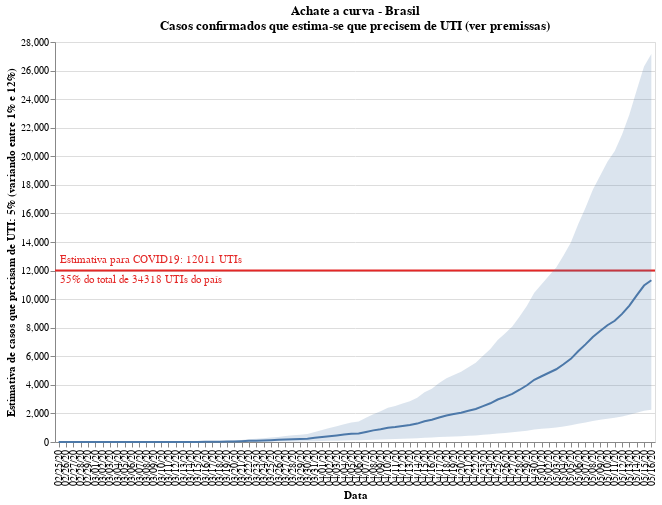

This figure's notebook cell:
### Code cell
#hide_input
selection = alt.selection_single(fields=[STATE_COLUMN], name=' ')
color = alt.condition(selection,
                    alt.Color(STATE_COLUMN+':N', 
                              scale=alt.Scale(scheme='tableau20', reverse=False), legend=None),
                              alt.value('#ffbf79')
                     )

chart = alt.Chart(df).mark_line().encode(
    x=alt.X(DATE_COLUMN+':O', axis=alt.Axis(title=DATE_COLUMN)),
    y=alt.Y(CONFIRMED_CASES+':Q', axis=alt.Axis(
        title=["Estimativa de casos que precisam de UTI: {:.0f}".format(CASES_NEED_ICU*100)+"% (variando entre {:.0f}".format(LOWER_BOUND_ICU_NEED*100)+"% e {:.0f}".format(UPPER_BOUND_ICU_NEED*100)+"%)"])),
    color=color,
    tooltip=[
        DATE_COLUMN, 
        STATE_COLUMN, 
        CONFIRMED_CASES
    ],
    order=alt.Order(
    STATE_COLUMN,
    sort='ascending'
    )
).properties(
    title=[
        "Achate a curva - Brasil",
        "Casos confirmados que estima-se que precisem de UTI (ver premissas)"
        
    ]
).add_selection(
    selection
)

shades = alt.Chart(df).mark_area().encode(
    x=DATE_COLUMN+':O',
    y=LOWER_BOUND_ICU_NEED_STR+":Q",
    y2=UPPER_BOUND_ICU_NEED_STR+':Q',
    opacity = alt.condition(selection, alt.value(0.2), alt.value(0.5))
)

x1line = alt.Chart(pd.DataFrame({'y': [TOTAL_AVAILABLE_ICU]})).mark_rule(color='#e42726', strokeWidth=2).encode(
    y='y:Q'
)
text1 = x1line.mark_text(align='left', x=5, dy=-10, color='#e42726', strokeWidth=1).encode(
    text=alt.value("Estimativa para COVID19: "+"{:.0f}".format(TOTAL_AVAILABLE_ICU)+" UTIs")
)
text2 = x1line.mark_text(align='left', x=5, dy=10, color='#e42726', strokeWidth=1).encode(
    text=alt.value("{:.0f}".format(AVAILABLE_PERCENTAGE_ICU*100)+"% do total de "+"{:.0f}".format(TOTAL_ICU)+" UTIs do país")   
)

legend = alt.Chart(df).mark_point().encode(
    y=alt.Y(STATE_COLUMN+':N', axis=alt.Axis(orient='right')),
    color=color
).add_selection(
    selection
)

plot = chart.properties(width=CHART_WIDTH, height=CHART_HEIGHT) + x1line + text1 + text2 + shades
plot

### Figure 1 — Vega-Lite specification as saved in the notebook (floating-point values rounded to 4 significant figures)
{"config": {"view": {"continuousWidth": 400, "continuousHeight": 300}}, "layer": [{"data": {"name": "data-08774917c2f75e0447a16f216e467982"}, "mark": "line", "encoding": {"color": {"condition": {"type": "nominal", "field": "Estado", "legend": null, "scale": {"reverse": false, "scheme": "tableau20"}, "selection": " "}, "value": "#ffbf79"}, "order": {"type": "nominal", "field": "Estado", "sort": "ascending"}, "tooltip": [{"type": "nominal", "field": "Data"}, {"type": "nominal", "field": "Estado"}, {"type": "quantitative", "field": "Casos confirmados"}], "x": {"type": "ordinal", "axis": {"title": "Data"}, "field": "Data"}, "y": {"type": "quantitative", "axis": {"title": ["Estimativa de casos que precisam de UTI: 5% (variando entre 1% e 12%)"]}, "field": "Casos confirmados"}}, "height": 400, "selection": {" ": {"type": "single", "fields": ["Estado"]}}, "title": ["Achate a curva - Brasil", "Casos confirmados que estima-se que precisem de UTI (ver premissas)"], "width": 600}, {"data": {"name": "data-6e2bfc7222dcf4cfb1cce24f29e45988"}, "mark": {"type": "rule", "color": "#e42726", "strokeWidth": 2}, "encoding": {"y": {"type": "quantitative", "field": "y"}}}, {"data": {"name": "data-6e2bfc7222dcf4cfb1cce24f29e45988"}, "mark": {"type": "text", "align": "left", "color": "#e42726", "dy": -10, "strokeWidth": 1, "x": 5}, "encoding": {"text": {"value": "Estimativa para COVID19: 12011 UTIs"}, "y": {"type": "quantitative", "field": "y"}}}, {"data": {"name": "data-6e2bfc7222dcf4cfb1cce24f29e45988"}, "mark": {"type": "text", "align": "left", "color": "#e42726", "dy": 10, "strokeWidth": 1, "x": 5}, "encoding": {"text": {"value": "35% do total de 34318 UTIs do país"}, "y": {"type": "quantitative", "field": "y"}}}, {"data": {"name": "data-08774917c2f75e0447a16f216e467982"}, "mark": "area", "encoding": {"opacity": {"condition": {"value": 0.2, "selection": " "}, "value": 0.5}, "x": {"type": "ordinal", "field": "Data"}, "y": {"type": "quantitative", "field": "Limite inferior de necessidade de UTI"}, "y2": {"field": "Limite superior de necessidade de UTI"}}}], "$schema": "https://vega.github.io/schema/vega-lite/v4.8.1.json", "datasets": {"data-08774917c2f75e0447a16f216e467982": [{"Estado": "Total", "Data": "02/25/20", "Casos confirmados": 0.0, "Limite superior de necessidade de UTI": 0.0, "Limite inferior de necessidade de UTI": 0.0}, {"Estado": "Total", "Data": "02/26/20", "Casos confirmados": 0.0, "Limite superior de necessidade de UTI": 0.0, "Limite inferior de necessidade de UTI": 0.0}, {"Estado": "Total", "Data": "02/27/20", "Casos confirmados": 0.0, "Limite superior de necessidade de UTI": 0.0, "Limite inferior de necessidade de UTI": 0.0}, {"Estado": "Total", "Data": "02/28/20", "Casos confirmados": 0.0, "Limite superior de necessidade de UTI": 0.0, "Limite inferior de necessidade de UTI": 0.0}, {"Estado": "Total", "Data": "02/29/20", "Casos confirmados": 0.0, "Limite superior de necessidade de UTI": 0.0, "Limite inferior de necessidade de UTI": 0.0}, {"Estado": "Total", "Data": "03/01/20", "Casos confirmados": 0.0, "Limite superior de necessidade de UTI": 0.0, "Limite inferior de necessidade de UTI": 0.0}, {"Estado": "Total", "Data": "03/02/20", "Casos confirmados": 0.0, "Limite superior de necessidade de UTI": 0.0, "Limite inferior de necessidade de UTI": 0.0}, {"Estado": "Total", "Data": "03/03/20", "Casos confirmados": 0.0, "Limite superior de necessidade de UTI": 0.0, "Limite inferior de necessidade de UTI": 0.0}, {"Estado": "Total", "Data": "03/04/20", "Casos confirmados": 0.0, "Limite superior de necessidade de UTI": 0.0, "Limite inferior de necessidade de UTI": 0.0}, {"Estado": "Total", "Data": "03/05/20", "Casos confirmados": 0.0, "Limite superior de necessidade de UTI": 1.0, "Limite inferior de necessidade de UTI": 0.0}, {"Estado": "Total", "Data": "03/06/20", "Casos confirmados": 1.0, "Limite superior de necessidade de UTI": 2.0, "Limite inferior de necessidade de UTI": 0.0}, {"Estado": "Total", "Data": "03/07/20", "Casos confirmados": 1.0, "Limite superior de necessidade de UTI": 2.0, "Limite inferior de necessidade de UTI": 0.0}, {"Estado": "Total", "Data": "03/08/20", "Casos confirmados": 1.0, "Limite superior de necessidade de UTI": 3.0, "Limite inferior de necessidade de UTI": 0.0}, {"Estado": "Total", "Data": "03/09/20", "Casos confirmados": 1.0, "Limite superior de necessidade de UTI": 3.0, "Limite inferior de necessidade de UTI": 0.0}, {"Estado": "Total", "Data": "03/10/20", "Casos confirmados": 1.0, "Limite superior de necessidade de UTI": 3.0, "Limite inferior de necessidade de UTI": 0.0}, {"Estado": "Total", "Data": "03/11/20", "Casos confirmados": 2.0, "Limite superior de necessidade de UTI": 5.0, "Limite inferior de necessidade de UTI": 0.0}, {"Estado": "Total", "Data": "03/12/20", "Casos confirmados": 4.0, "Limite superior de necessidade de UTI": 11.0, "Limite inferior de necessidade de UTI": 1.0}, {"Estado": "Total", "Data": "03/13/20", "Casos confirmados": 2.0, "Limite superior de necessidade de UTI": 4.0, "Limite inferior de necessidade de UTI": 0.0}, {"Estado": "Total", "Data": "03/14/20", "Casos confirmados": 5.0, "Limite superior de necessidade de UTI": 12.0, "Limite inferior de necessidade de UTI": 1.0}, {"Estado": "Total", "Data": "03/15/20", "Casos confirmados": 4.0, "Limite superior de necessidade de UTI": 9.0, "Limite inferior de necessidade de UTI": 1.0}, {"Estado": "Total", "Data": "03/16/20", "Casos confirmados": 14.0, "Limite superior de necessidade de UTI": 33.0, "Limite inferior de necessidade de UTI": 3.0}, {"Estado": "Total", "Data": "03/17/20", "Casos confirmados": 13.0, "Limite superior de necessidade de UTI": 32.0, "Limite inferior de necessidade de UTI": 3.0}, {"Estado": "Total", "Data": "03/18/20", "Casos confirmados": 26.0, "Limite superior de necessidade de UTI": 62.0, "Limite inferior de necessidade de UTI": 5.0}, {"Estado": "Total", "Data": "03/19/20", "Casos confirmados": 32.0, "Limite superior de necessidade de UTI": 76.0, "Limite inferior de necessidade de UTI": 6.0}, {"Estado": "Total", "Data": "03/20/20", "Casos confirmados": 43.0, "Limite superior de necessidade de UTI": 104.0, "Limite inferior de necessidade de UTI": 9.0}, {"Estado": "Total", "Data": "03/21/20", "Casos confirmados": 57.0, "Limite superior de necessidade de UTI": 136.0, "Limite inferior de necessidade de UTI": 11.0}, {"Estado": "Total", "Data": "03/22/20", "Casos confirmados": 79.0, "Limite superior de necessidade de UTI": 190.0, "Limite inferior de necessidade de UTI": 16.0}, {"Estado": "Total", "Data": "03/23/20", "Casos confirmados": 96.0, "Limite superior de necessidade de UTI": 231.0, "Limite inferior de necessidade de UTI": 19.0}, {"Estado": "Total", "Data": "03/24/20", "Casos confirmados": 113.0, "Limite superior de necessidade de UTI": 271.0, "Limite inferior de necessidade de UTI": 23.0}, {"Estado": "Total", "Data": "03/25/20", "Casos confirmados": 128.0, "Limite superior de necessidade de UTI": 308.0, "Limite inferior de necessidade de UTI": 26.0}, {"Estado": "Total", "Data": "03/26/20", "Casos confirmados": 149.0, "Limite superior de necessidade de UTI": 357.0, "Limite inferior de necessidade de UTI": 30.0}, {"Estado": "Total", "Data": "03/27/20", "Casos confirmados": 174.0, "Limite superior de necessidade de UTI": 417.0, "Limite inferior de necessidade de UTI": 35.0}, {"Estado": "Total", "Data": "03/28/20", "Casos confirmados": 196.0, "Limite superior de necessidade de UTI": 471.0, "Limite inferior de necessidade de UTI": 39.0}, {"Estado": "Total", "Data": "03/29/20", "Casos confirmados": 210.0, "Limite superior de necessidade de UTI": 504.0, "Limite inferior de necessidade de UTI": 42.0}, {"Estado": "Total", "Data": "03/30/20", "Casos confirmados": 233.0, "Limite superior de necessidade de UTI": 559.0, "Limite inferior de necessidade de UTI": 47.0}, {"Estado": "Total", "Data": "03/31/20", "Casos confirmados": 291.0, "Limite superior de necessidade de UTI": 699.0, "Limite inferior de necessidade de UTI": 58.0}, {"Estado": "Total", "Data": "04/01/20", "Casos confirmados": 347.0, "Limite superior de necessidade de UTI": 832.0, "Limite inferior de necessidade de UTI": 69.0}, {"Estado": "Total", "Data": "04/02/20", "Casos confirmados": 405.0, "Limite superior de necessidade de UTI": 972.0, "Limite inferior de necessidade de UTI": 81.0}, {"Estado": "Total", "Data": "04/03/20", "Casos confirmados": 461.0, "Limite superior de necessidade de UTI": 1105.0, "Limite inferior de necessidade de UTI": 92.0}, {"Estado": "Total", "Data": "04/04/20", "Casos confirmados": 519.0, "Limite superior de necessidade de UTI": 1246.0, "Limite inferior de necessidade de UTI": 104.0}, {"Estado": "Total", "Data": "04/05/20", "Casos confirmados": 569.0, "Limite superior de necessidade de UTI": 1367.0, "Limite inferior de necessidade de UTI": 114.0}, {"Estado": "Total", "Data": "04/06/20", "Casos confirmados": 601.0, "Limite superior de necessidade de UTI": 1442.0, "Limite inferior de necessidade de UTI": 120.0}, {"Estado": "Total", "Data": "04/07/20", "Casos confirmados": 704.0, "Limite superior de necessidade de UTI": 1690.0, "Limite inferior de necessidade de UTI": 141.0}, {"Estado": "Total", "Data": "04/08/20", "Casos confirmados": 813.0, "Limite superior de necessidade de UTI": 1951.0, "Limite inferior de necessidade de UTI": 163.0}, {"Estado": "Total", "Data": "04/09/20", "Casos confirmados": 896.0, "Limite superior de necessidade de UTI": 2150.0, "Limite inferior de necessidade de UTI": 179.0}, {"Estado": "Total", "Data": "04/10/20", "Casos confirmados": 997.0, "Limite superior de necessidade de UTI": 2392.0, "Limite inferior de necessidade de UTI": 199.0}, {"Estado": "Total", "Data": "04/11/20", "Casos confirmados": 1050.0, "Limite superior de necessidade de UTI": 2519.0, "Limite inferior de necessidade de UTI": 210.0}, {"Estado": "Total", "Data": "04/12/20", "Casos confirmados": 1121.0, "Limite superior de necessidade de UTI": 2689.0, "Limite inferior de necessidade de UTI": 224.0}, {"Estado": "Total", "Data": "04/13/20", "Casos confirmados": 1191.0, "Limite superior de necessidade de UTI": 2858.0, "Limite inferior de necessidade de UTI": 238.0}, {"Estado": "Total", "Data": "04/14/20", "Casos confirmados": 1289.0, "Limite superior de necessidade de UTI": 3093.0, "Limite inferior de necessidade de UTI": 258.0}, {"Estado": "Total", "Data": "04/15/20", "Casos confirmados": 1451.0, "Limite superior de necessidade de UTI": 3482.0, "Limite inferior de necessidade de UTI": 290.0}, {"Estado": "Total", "Data": "04/16/20", "Casos confirmados": 1555.0, "Limite superior de necessidade de UTI": 3732.0, "Limite inferior de necessidade de UTI": 311.0}, {"Estado": "Total", "Data": "04/17/20", "Casos confirmados": 1720.0, "Limite superior de necessidade de UTI": 4128.0, "Limite inferior de necessidade de UTI": 344.0}, {"Estado": "Total", "Data": "04/18/20", "Casos confirmados": 1859.0, "Limite superior de necessidade de UTI": 4461.0, "Limite inferior de necessidade de UTI": 372.0}, {"Estado": "Total", "Data": "04/19/20", "Casos confirmados": 1955.0, "Limite superior de necessidade de UTI": 4693.0, "Limite inferior de necessidade de UTI": 391.0}, {"Estado": "Total", "Data": "04/20/20", "Casos confirmados": 2046.0, "Limite superior de necessidade de UTI": 4911.0, "Limite inferior de necessidade de UTI": 409.0}, {"Estado": "Total", "Data": "04/21/20", "Casos confirmados": 2182.0, "Limite superior de necessidade de UTI": 5237.0, "Limite inferior de necessidade de UTI": 436.0}, {"Estado": "Total", "Data": "04/22/20", "Casos confirmados": 2310.0, "Limite superior de necessidade de UTI": 5544.0, "Limite inferior de necessidade de UTI": 462.0}, {"Estado": "Total", "Data": "04/23/20", "Casos confirmados": 2515.0, "Limite superior de necessidade de UTI": 6036.0, "Limite inferior de necessidade de UTI": 503.0}, {"Estado": "Total", "Data": "04/24/20", "Casos confirmados": 2710.0, "Limite superior de necessidade de UTI": 6505.0, "Limite inferior de necessidade de UTI": 542.0}, {"Estado": "Total", "Data": "04/25/20", "Casos confirmados": 2975.0, "Limite superior de necessidade de UTI": 7141.0, "Limite inferior de necessidade de UTI": 595.0}, {"Estado": "Total", "Data": "04/26/20", "Casos confirmados": 3161.0, "Limite superior de necessidade de UTI": 7587.0, "Limite inferior de necessidade de UTI": 632.0}, {"Estado": "Total", "Data": "04/27/20", "Casos confirmados": 3368.0, "Limite superior de necessidade de UTI": 8084.0, "Limite inferior de necessidade de UTI": 674.0}, {"Estado": "Total", "Data": "04/28/20", "Casos confirmados": 3659.0, "Limite superior de necessidade de UTI": 8781.0, "Limite inferior de necessidade de UTI": 732.0}, {"Estado": "Total", "Data": "04/29/20", "Casos confirmados": 3972.0, "Limite superior de necessidade de UTI": 9532.0, "Limite inferior de necessidade de UTI": 794.0}, {"Estado": "Total", "Data": "04/30/20", "Casos confirmados": 4356.0, "Limite superior de necessidade de UTI": 10460.0, "Limite inferior de necessidade de UTI": 871.0}, {"Estado": "Total", "Data": "05/01/20", "Casos confirmados": 4603.0, "Limite superior de necessidade de UTI": 11050.0, "Limite inferior de necessidade de UTI": 921.0}, {"Estado": "Total", "Data": "05/02/20", "Casos confirmados": 4846.0, "Limite superior de necessidade de UTI": 11630.0, "Limite inferior de necessidade de UTI": 969.0}, {"Estado": "Total", "Data": "05/03/20", "Casos confirmados": 5091.0, "Limite superior de necessidade de UTI": 12220.0, "Limite inferior de necessidade de UTI": 1018.0}, {"Estado": "Total", "Data": "05/04/20", "Casos confirmados": 5439.0, "Limite superior de necessidade de UTI": 13050.0, "Limite inferior de necessidade de UTI": 1088.0}, {"Estado": "Total", "Data": "05/05/20", "Casos confirmados": 5821.0, "Limite superior de necessidade de UTI": 13970.0, "Limite inferior de necessidade de UTI": 1164.0}, {"Estado": "Total", "Data": "05/06/20", "Casos confirmados": 6348.0, "Limite superior de necessidade de UTI": 15240.0, "Limite inferior de necessidade de UTI": 1270.0}, {"Estado": "Total", "Data": "05/07/20", "Casos confirmados": 6834.0, "Limite superior de necessidade de UTI": 16400.0, "Limite inferior de necessidade de UTI": 1367.0}, {"Estado": "Total", "Data": "05/08/20", "Casos confirmados": 7355.0, "Limite superior de necessidade de UTI": 17650.0, "Limite inferior de necessidade de UTI": 1471.0}, {"Estado": "Total", "Data": "05/09/20", "Casos confirmados": 7766.0, "Limite superior de necessidade de UTI": 18640.0, "Limite inferior de necessidade de UTI": 1553.0}, {"Estado": "Total", "Data": "05/10/20", "Casos confirmados": 8175.0, "Limite superior de necessidade de UTI": 19620.0, "Limite inferior de necessidade de UTI": 1635.0}, {"Estado": "Total", "Data": "05/11/20", "Casos confirmados": 8487.0, "Limite superior de necessidade de UTI": 20370.0, "Limite inferior de necessidade de UTI": 1697.0}, {"Estado": "Total", "Data": "05/12/20", "Casos confirmados": 8967.0, "Limite superior de necessidade de UTI": 21520.0, "Limite inferior de necessidade de UTI": 1793.0}, {"Estado": "Total", "Data": "05/13/20", "Casos confirmados": 9552.0, "Limite superior de necessidade de UTI": 22920.0, "Limite inferior de necessidade de UTI": 1910.0}, {"Estado": "Total", "Data": "05/14/20", "Casos confirmados": 10260.0, "Limite superior de necessidade de UTI": 24620.0, "Limite inferior de necessidade de UTI": 2052.0}, {"Estado": "Total", "Data": "05/15/20", "Casos confirmados": 10950.0, "Limite superior de necessidade de UTI": 26280.0, "Limite inferior de necessidade de UTI": 2190.0}, {"Estado": "Total", "Data": "05/16/20", "Casos confirmados": 11320.0, "Limite superior de necessidade de UTI": 27160.0, "Limite inferior de necessidade de UTI": 2264.0}], "data-6e2bfc7222dcf4cfb1cce24f29e45988": [{"y": 12010.0}]}}
